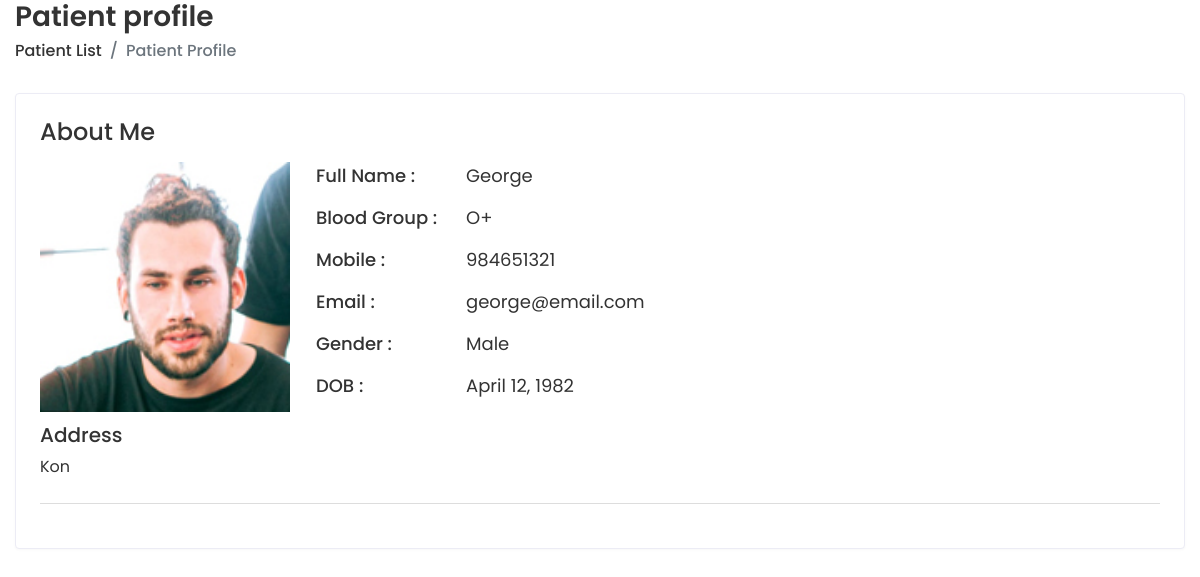
The page /app/patientProfile/6/ (signed in) on the database its author committed.
### doctor/models.py (models this page shows, shortened)
class PatientDetails(models.Model):
    patient_name = models.CharField(max_length=50)
    gender = models.CharField(
         max_length=20,
         choices=(("Male", "Male"), ("Female", "Female"), ("Other", "Other")),
     )
    blood_group = models.CharField(
        max_length=20, blank=True, null=True,
        choices=(
            ("O-", "O-"),
            ("O+", "O+"),
            ("A-", "A-"),
            ("A+", "A+"),
            ("B-", "B-"),
            ("B+", "B+"),
            ("AB-", "AB-"),
            ("AB+", "AB+"),
        ),
    )
    address = models.CharField(max_length=250, blank=True, null=True)
    state = models.CharField(max_length=200, blank=True, null=True)
    country = models.CharField(max_length=200, blank=True, null=True)
    pin_code = models.BigIntegerField(blank=True, null=True)
    email = models.EmailField(default="", max_length=50, unique=True)
    date_of_birth = models.DateField()
    phone_number = models.CharField(default="", max_length=20)
    patient_image = models.BinaryField(blank=True, null=True)
    created = models.DateTimeField(auto_now_add=True)
    updated = models.DateTimeField(auto_now=True)

### doctor/views.py (the view)
# urls.py: path("patientProfile/<int:patient_id>/", views.patient_profile, name="patient_profile"),
@login_required
def patient_profile(request, patient_id):
    patient = get_object_or_404(PatientDetails, pk=patient_id)
    image_base64 = base64.b64encode(patient.patient_image).decode('utf-8') if patient.patient_image else None
    return render(request, "patient/patient_profile.html", {'patient': patient, 'image_base64': image_base64})

### templates/patient/patient_profile.html (shortened to what this page needs)
{% extends 'home/base-login.html' %}
{% load static %}
{% block content %}
<div class="main-wrapper">
    <div class="content container-fluid">
    <div class="page-header">
    <div class="row">
    <div class="col-sm-12">
    <h3 class="page-title">Patient profile</h3>
    <ul class="breadcrumb">
    <li class="breadcrumb-item"><a href="{% url 'patient_list' %}">Patient List</a></li>
    <li class="breadcrumb-item active">Patient Profile</li>
    </ul>
    </div>
    </div>
    </div>
    <div class="card">
    <div class="card-body">
    <div class="row">
    <div class="col-md-12">
    <div class="about-info">
    <h4>About Me</h4>
            <div class="media mt-3">
            {% if image_base64 %}
            <img class="mr-3" alt="Image">
            {% else %}
            <p>No image.</p>
            {% endif %}
            <div class="media-body">
            <ul>
            <li>
            <span class="title-span">Full Name : </span>
            <span class="info-span">{{ patient.patient_name }}</span>
            </li>
            <li>
            <span class="title-span">Blood Group : </span>
            <span class="info-span">{{ patient.blood_group }}</span>
            </li>
            <li>
            <span class="title-span">Mobile : </span>
            <span class="info-span">{{ patient.phone_number }}</span>
            </li>
            <li>
            <span class="title-span">Email : </span>
            <span class="info-span">{{ patient.email }}</span>
            </li>
            <li>
            <span class="title-span">Gender : </span>
            <span class="info-span">{{ patient.gender }}</span>
            </li>
            <li>
            <span class="title-span">DOB : </span>
            <span class="info-span">{{ patient.date_of_birth }}</span>
            </li>
            </ul>
    </div>
    </div>
    <div class="row mt-2">
    <div class="col-md-12">
    <h5>Address</h5>
    <p>{{ patient.address }}</p>
    </div>
    </div>
    </div>
    </div>
    </div>
    <div class="row mt-2">
    <div class="col-md-12">
    <div class="skill-info">
    </div>
    </div>
    </div>
    </div>
    </div>
    </div>
{% endblock %}

### static/prescol/css/style.css (style rules this page uses)
html { height: 100%; }
body { background-color: #fff; color: #333; font-family: 'Poppins', sans-serif; font-size: 1rem; height: 100%; line-height: 1.5; overflow-x: hidden; }
h1, h2, h3, h4, h5, h6 { font-family: 'Poppins', sans-serif; margin-top: 0; }
a { color: #009ce7; }
input, button, a { transition: all 0.4s ease; -moz-transition: all 0.4s ease; -o-transition: all 0.4s ease; -ms-transition: all 0.4s ease; -webkit-transition: all 0.4s ease; }
ul, ol { padding: 0px; list-style: none; }
.card { border: 1px solid #ececf5; box-shadow: 0 1px 3px 0 rgba(0, 0, 0, 0.03); margin-bottom: 1.875rem; }
.card-body { padding: 1.5rem; }
.main-wrapper { width: 100%; height: 100vh; min-height: 100vh; }
.page-header { margin-bottom: 1.875rem; }
.page-header .breadcrumb { background-color: transparent; color: #6c757d; font-size: 1rem; font-weight: 500; margin-bottom: 0; padding: 0; }
.page-header .breadcrumb a { color: #333; }
.page-title { font-size: 28px; font-weight: 600; color: #333; margin-bottom: 5px; }
.about-info img { width: 250px; }
.about-info ul li { font-size: 18px; margin: 0px 0px 15px 10px; display: flex; }
.title-span { font-weight: 500; width: 150px; }
.skill-info { padding-top: 20px; border-top: 1px solid #ddd; }

### rows shown on the page
PatientDetails: patient_name "George", blood_group "O+", phone_number "984651321", email "george@email.com", gender "Male", date_of_birth "April 12, 1982", address "Kon"
